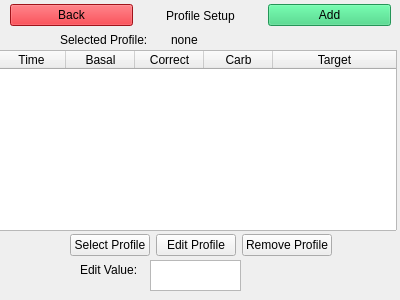
<?xml version="1.0" encoding="UTF-8"?>
<ui version="4.0">
 <class>ScreenProfileSetup</class>
 <widget class="QWidget" name="ScreenProfileSetup">
  <property name="geometry">
   <rect>
    <x>0</x>
    <y>0</y>
    <width>400</width>
    <height>300</height>
   </rect>
  </property>
  <property name="windowTitle">
   <string>Form</string>
  </property>
  <widget class="QWidget" name="horizontalLayoutWidget">
   <property name="geometry">
    <rect>
     <x>10</x>
     <y>0</y>
     <width>381</width>
     <height>31</height>
    </rect>
   </property>
   <layout class="QHBoxLayout" name="horizontalLayout">
    <item>
     <widget class="QPushButton" name="backButton">
      <property name="palette">
       <palette>
        <active>
         <colorrole role="WindowText">
          <brush brushstyle="SolidPattern">
           <color alpha="255">
            <red>0</red>
            <green>0</green>
            <blue>0</blue>
           </color>
          </brush>
         </colorrole>
         <colorrole role="Button">
          <brush brushstyle="SolidPattern">
           <color alpha="255">
            <red>224</red>
            <green>27</green>
            <blue>36</blue>
           </color>
          </brush>
         </colorrole>
         <colorrole role="Light">
          <brush brushstyle="SolidPattern">
           <color alpha="255">
            <red>255</red>
            <green>112</green>
            <blue>118</blue>
           </color>
          </brush>
         </colorrole>
         <colorrole role="Midlight">
          <brush brushstyle="SolidPattern">
           <color alpha="255">
            <red>239</red>
            <green>69</green>
            <blue>77</blue>
           </color>
          </brush>
         </colorrole>
         <colorrole role="Dark">
          <brush brushstyle="SolidPattern">
           <color alpha="255">
            <red>112</red>
            <green>13</green>
            <blue>18</blue>
           </color>
          </brush>
         </colorrole>
         <colorrole role="Mid">
          <brush brushstyle="SolidPattern">
           <color alpha="255">
            <red>149</red>
            <green>18</green>
            <blue>24</blue>
           </color>
          </brush>
         </colorrole>
         <colorrole role="Text">
          <brush brushstyle="SolidPattern">
           <color alpha="255">
            <red>0</red>
            <green>0</green>
            <blue>0</blue>
           </color>
          </brush>
         </colorrole>
         <colorrole role="BrightText">
          <brush brushstyle="SolidPattern">
           <color alpha="255">
            <red>255</red>
            <green>255</green>
            <blue>255</blue>
           </color>
          </brush>
         </colorrole>
         <colorrole role="ButtonText">
          <brush brushstyle="SolidPattern">
           <color alpha="255">
            <red>0</red>
            <green>0</green>
            <blue>0</blue>
           </color>
          </brush>
         </colorrole>
         <colorrole role="Base">
          <brush brushstyle="SolidPattern">
           <color alpha="255">
            <red>255</red>
            <green>255</green>
            <blue>255</blue>
           </color>
          </brush>
         </colorrole>
         <colorrole role="Window">
          <brush brushstyle="SolidPattern">
           <color alpha="255">
            <red>224</red>
            <green>27</green>
            <blue>36</blue>
           </color>
          </brush>
         </colorrole>
         <colorrole role="Shadow">
          <brush brushstyle="SolidPattern">
           <color alpha="255">
            <red>0</red>
            <green>0</green>
            <blue>0</blue>
           </color>
          </brush>
         </colorrole>
         <colorrole role="AlternateBase">
          <brush brushstyle="SolidPattern">
           <color alpha="255">
            <red>239</red>
            <green>141</green>
            <blue>145</blue>
           </color>
          </brush>
         </colorrole>
         <colorrole role="ToolTipBase">
          <brush brushstyle="SolidPattern">
           <color alpha="255">
            <red>255</red>
            <green>255</green>
            <blue>220</blue>
           </color>
          </brush>
         </colorrole>
         <colorrole role="ToolTipText">
          <brush brushstyle="SolidPattern">
           <color alpha="255">
            <red>0</red>
            <green>0</green>
            <blue>0</blue>
           </color>
          </brush>
         </colorrole>
         <colorrole role="PlaceholderText">
          <brush brushstyle="SolidPattern">
           <color alpha="128">
            <red>0</red>
            <green>0</green>
            <blue>0</blue>
           </color>
          </brush>
         </colorrole>
        </active>
        <inactive>
         <colorrole role="WindowText">
          <brush brushstyle="SolidPattern">
           <color alpha="255">
            <red>0</red>
            <green>0</green>
            <blue>0</blue>
           </color>
          </brush>
         </colorrole>
         <colorrole role="Button">
          <brush brushstyle="SolidPattern">
           <color alpha="255">
            <red>224</red>
            <green>27</green>
            <blue>36</blue>
           </color>
          </brush>
         </colorrole>
         <colorrole role="Light">
          <brush brushstyle="SolidPattern">
           <color alpha="255">
            <red>255</red>
            <green>112</green>
            <blue>118</blue>
           </color>
          </brush>
         </colorrole>
         <colorrole role="Midlight">
          <brush brushstyle="SolidPattern">
           <color alpha="255">
            <red>239</red>
            <green>69</green>
            <blue>77</blue>
           </color>
          </brush>
         </colorrole>
         <colorrole role="Dark">
          <brush brushstyle="SolidPattern">
           <color alpha="255">
            <red>112</red>
            <green>13</green>
            <blue>18</blue>
           </color>
          </brush>
         </colorrole>
         <colorrole role="Mid">
          <brush brushstyle="SolidPattern">
           <color alpha="255">
            <red>149</red>
            <green>18</green>
            <blue>24</blue>
           </color>
          </brush>
         </colorrole>
         <colorrole role="Text">
          <brush brushstyle="SolidPattern">
           <color alpha="255">
            <red>0</red>
            <green>0</green>
            <blue>0</blue>
           </color>
          </brush>
         </colorrole>
         <colorrole role="BrightText">
          <brush brushstyle="SolidPattern">
           <color alpha="255">
            <red>255</red>
            <green>255</green>
            <blue>255</blue>
           </color>
          </brush>
         </colorrole>
         <colorrole role="ButtonText">
          <brush brushstyle="SolidPattern">
           <color alpha="255">
            <red>0</red>
            <green>0</green>
            <blue>0</blue>
           </color>
          </brush>
         </colorrole>
         <colorrole role="Base">
          <brush brushstyle="SolidPattern">
           <color alpha="255">
            <red>255</red>
            <green>255</green>
            <blue>255</blue>
           </color>
          </brush>
         </colorrole>
         <colorrole role="Window">
          <brush brushstyle="SolidPattern">
           <color alpha="255">
            <red>224</red>
            <green>27</green>
            <blue>36</blue>
           </color>
          </brush>
         </colorrole>
         <colorrole role="Shadow">
          <brush brushstyle="SolidPattern">
           <color alpha="255">
            <red>0</red>
            <green>0</green>
            <blue>0</blue>
           </color>
          </brush>
         </colorrole>
         <colorrole role="AlternateBase">
          <brush brushstyle="SolidPattern">
           <color alpha="255">
            <red>239</red>
            <green>141</green>
            <blue>145</blue>
           </color>
          </brush>
         </colorrole>
         <colorrole role="ToolTipBase">
          <brush brushstyle="SolidPattern">
           <color alpha="255">
            <red>255</red>
            <green>255</green>
            <blue>220</blue>
           </color>
          </brush>
         </colorrole>
         <colorrole role="ToolTipText">
          <brush brushstyle="SolidPattern">
           <color alpha="255">
            <red>0</red>
            <green>0</green>
            <blue>0</blue>
           </color>
          </brush>
         </colorrole>
         <colorrole role="PlaceholderText">
          <brush brushstyle="SolidPattern">
           <color alpha="128">
            <red>0</red>
            <green>0</green>
            <blue>0</blue>
           </color>
          </brush>
         </colorrole>
        </inactive>
        <disabled>
         <colorrole role="WindowText">
          <brush brushstyle="SolidPattern">
           <color alpha="255">
            <red>112</red>
            <green>13</green>
            <blue>18</blue>
           </color>
          </brush>
         </colorrole>
         <colorrole role="Button">
          <brush brushstyle="SolidPattern">
           <color alpha="255">
            <red>224</red>
            <green>27</green>
            <blue>36</blue>
           </color>
          </brush>
         </colorrole>
         <colorrole role="Light">
          <brush brushstyle="SolidPattern">
           <color alpha="255">
            <red>255</red>
            <green>112</green>
            <blue>118</blue>
           </color>
          </brush>
         </colorrole>
         <colorrole role="Midlight">
          <brush brushstyle="SolidPattern">
           <color alpha="255">
            <red>239</red>
            <green>69</green>
            <blue>77</blue>
           </color>
          </brush>
         </colorrole>
         <colorrole role="Dark">
          <brush brushstyle="SolidPattern">
           <color alpha="255">
            <red>112</red>
            <green>13</green>
            <blue>18</blue>
           </color>
          </brush>
         </colorrole>
         <colorrole role="Mid">
          <brush brushstyle="SolidPattern">
           <color alpha="255">
            <red>149</red>
            <green>18</green>
            <blue>24</blue>
           </color>
          </brush>
         </colorrole>
         <colorrole role="Text">
          <brush brushstyle="SolidPattern">
           <color alpha="255">
            <red>112</red>
            <green>13</green>
            <blue>18</blue>
           </color>
          </brush>
         </colorrole>
         <colorrole role="BrightText">
          <brush brushstyle="SolidPattern">
           <color alpha="255">
            <red>255</red>
            <green>255</green>
            <blue>255</blue>
           </color>
          </brush>
         </colorrole>
         <colorrole role="ButtonText">
          <brush brushstyle="SolidPattern">
           <color alpha="255">
            <red>112</red>
            <green>13</green>
            <blue>18</blue>
           </color>
          </brush>
         </colorrole>
         <colorrole role="Base">
          <brush brushstyle="SolidPattern">
           <color alpha="255">
            <red>224</red>
            <green>27</green>
            <blue>36</blue>
           </color>
          </brush>
         </colorrole>
         <colorrole role="Window">
          <brush brushstyle="SolidPattern">
           <color alpha="255">
            <red>224</red>
            <green>27</green>
            <blue>36</blue>
           </color>
          </brush>
         </colorrole>
         <colorrole role="Shadow">
          <brush brushstyle="SolidPattern">
           <color alpha="255">
            <red>0</red>
            <green>0</green>
            <blue>0</blue>
           </color>
          </brush>
         </colorrole>
         <colorrole role="AlternateBase">
          <brush brushstyle="SolidPattern">
           <color alpha="255">
            <red>224</red>
            <green>27</green>
            <blue>36</blue>
           </color>
          </brush>
         </colorrole>
         <colorrole role="ToolTipBase">
          <brush brushstyle="SolidPattern">
           <color alpha="255">
            <red>255</red>
            <green>255</green>
            <blue>220</blue>
           </color>
          </brush>
         </colorrole>
         <colorrole role="ToolTipText">
          <brush brushstyle="SolidPattern">
           <color alpha="255">
            <red>0</red>
            <green>0</green>
            <blue>0</blue>
           </color>
          </brush>
         </colorrole>
         <colorrole role="PlaceholderText">
          <brush brushstyle="SolidPattern">
           <color alpha="128">
            <red>0</red>
            <green>0</green>
            <blue>0</blue>
           </color>
          </brush>
         </colorrole>
        </disabled>
       </palette>
      </property>
      <property name="text">
       <string>Back</string>
      </property>
     </widget>
    </item>
    <item>
     <widget class="QLabel" name="title">
      <property name="text">
       <string>Profile Setup</string>
      </property>
      <property name="alignment">
       <set>Qt::AlignCenter</set>
      </property>
     </widget>
    </item>
    <item>
     <widget class="QPushButton" name="addButton">
      <property name="palette">
       <palette>
        <active>
         <colorrole role="WindowText">
          <brush brushstyle="SolidPattern">
           <color alpha="255">
            <red>0</red>
            <green>0</green>
            <blue>0</blue>
           </color>
          </brush>
         </colorrole>
         <colorrole role="Button">
          <brush brushstyle="SolidPattern">
           <color alpha="255">
            <red>51</red>
            <green>209</green>
            <blue>122</blue>
           </color>
          </brush>
         </colorrole>
         <colorrole role="Light">
          <brush brushstyle="SolidPattern">
           <color alpha="255">
            <red>121</red>
            <green>255</green>
            <blue>181</blue>
           </color>
          </brush>
         </colorrole>
         <colorrole role="Midlight">
          <brush brushstyle="SolidPattern">
           <color alpha="255">
            <red>86</red>
            <green>232</green>
            <blue>151</blue>
           </color>
          </brush>
         </colorrole>
         <colorrole role="Dark">
          <brush brushstyle="SolidPattern">
           <color alpha="255">
            <red>25</red>
            <green>104</green>
            <blue>61</blue>
           </color>
          </brush>
         </colorrole>
         <colorrole role="Mid">
          <brush brushstyle="SolidPattern">
           <color alpha="255">
            <red>34</red>
            <green>139</green>
            <blue>81</blue>
           </color>
          </brush>
         </colorrole>
         <colorrole role="Text">
          <brush brushstyle="SolidPattern">
           <color alpha="255">
            <red>0</red>
            <green>0</green>
            <blue>0</blue>
           </color>
          </brush>
         </colorrole>
         <colorrole role="BrightText">
          <brush brushstyle="SolidPattern">
           <color alpha="255">
            <red>255</red>
            <green>255</green>
            <blue>255</blue>
           </color>
          </brush>
         </colorrole>
         <colorrole role="ButtonText">
          <brush brushstyle="SolidPattern">
           <color alpha="255">
            <red>0</red>
            <green>0</green>
            <blue>0</blue>
           </color>
          </brush>
         </colorrole>
         <colorrole role="Base">
          <brush brushstyle="SolidPattern">
           <color alpha="255">
            <red>255</red>
            <green>255</green>
            <blue>255</blue>
           </color>
          </brush>
         </colorrole>
         <colorrole role="Window">
          <brush brushstyle="SolidPattern">
           <color alpha="255">
            <red>51</red>
            <green>209</green>
            <blue>122</blue>
           </color>
          </brush>
         </colorrole>
         <colorrole role="Shadow">
          <brush brushstyle="SolidPattern">
           <color alpha="255">
            <red>0</red>
            <green>0</green>
            <blue>0</blue>
           </color>
          </brush>
         </colorrole>
         <colorrole role="AlternateBase">
          <brush brushstyle="SolidPattern">
           <color alpha="255">
            <red>153</red>
            <green>232</green>
            <blue>188</blue>
           </color>
          </brush>
         </colorrole>
         <colorrole role="ToolTipBase">
          <brush brushstyle="SolidPattern">
           <color alpha="255">
            <red>255</red>
            <green>255</green>
            <blue>220</blue>
           </color>
          </brush>
         </colorrole>
         <colorrole role="ToolTipText">
          <brush brushstyle="SolidPattern">
           <color alpha="255">
            <red>0</red>
            <green>0</green>
            <blue>0</blue>
           </color>
          </brush>
         </colorrole>
         <colorrole role="PlaceholderText">
          <brush brushstyle="SolidPattern">
           <color alpha="128">
            <red>0</red>
            <green>0</green>
            <blue>0</blue>
           </color>
          </brush>
         </colorrole>
        </active>
        <inactive>
         <colorrole role="WindowText">
          <brush brushstyle="SolidPattern">
           <color alpha="255">
            <red>0</red>
            <green>0</green>
            <blue>0</blue>
           </color>
          </brush>
         </colorrole>
         <colorrole role="Button">
          <brush brushstyle="SolidPattern">
           <color alpha="255">
            <red>51</red>
            <green>209</green>
            <blue>122</blue>
           </color>
          </brush>
         </colorrole>
         <colorrole role="Light">
          <brush brushstyle="SolidPattern">
           <color alpha="255">
            <red>121</red>
            <green>255</green>
            <blue>181</blue>
           </color>
          </brush>
         </colorrole>
         <colorrole role="Midlight">
          <brush brushstyle="SolidPattern">
           <color alpha="255">
            <red>86</red>
            <green>232</green>
            <blue>151</blue>
           </color>
          </brush>
         </colorrole>
         <colorrole role="Dark">
          <brush brushstyle="SolidPattern">
           <color alpha="255">
            <red>25</red>
            <green>104</green>
            <blue>61</blue>
           </color>
          </brush>
         </colorrole>
         <colorrole role="Mid">
          <brush brushstyle="SolidPattern">
           <color alpha="255">
            <red>34</red>
            <green>139</green>
            <blue>81</blue>
           </color>
          </brush>
         </colorrole>
         <colorrole role="Text">
          <brush brushstyle="SolidPattern">
           <color alpha="255">
            <red>0</red>
            <green>0</green>
            <blue>0</blue>
           </color>
          </brush>
         </colorrole>
         <colorrole role="BrightText">
          <brush brushstyle="SolidPattern">
           <color alpha="255">
            <red>255</red>
            <green>255</green>
            <blue>255</blue>
           </color>
          </brush>
         </colorrole>
         <colorrole role="ButtonText">
          <brush brushstyle="SolidPattern">
           <color alpha="255">
            <red>0</red>
            <green>0</green>
            <blue>0</blue>
           </color>
          </brush>
         </colorrole>
         <colorrole role="Base">
          <brush brushstyle="SolidPattern">
           <color alpha="255">
            <red>255</red>
            <green>255</green>
            <blue>255</blue>
           </color>
          </brush>
         </colorrole>
         <colorrole role="Window">
          <brush brushstyle="SolidPattern">
           <color alpha="255">
            <red>51</red>
            <green>209</green>
            <blue>122</blue>
           </color>
          </brush>
         </colorrole>
         <colorrole role="Shadow">
          <brush brushstyle="SolidPattern">
           <color alpha="255">
            <red>0</red>
            <green>0</green>
            <blue>0</blue>
           </color>
          </brush>
         </colorrole>
         <colorrole role="AlternateBase">
          <brush brushstyle="SolidPattern">
           <color alpha="255">
            <red>153</red>
            <green>232</green>
            <blue>188</blue>
           </color>
          </brush>
         </colorrole>
         <colorrole role="ToolTipBase">
          <brush brushstyle="SolidPattern">
           <color alpha="255">
            <red>255</red>
            <green>255</green>
            <blue>220</blue>
           </color>
          </brush>
         </colorrole>
         <colorrole role="ToolTipText">
          <brush brushstyle="SolidPattern">
           <color alpha="255">
            <red>0</red>
            <green>0</green>
            <blue>0</blue>
           </color>
          </brush>
         </colorrole>
         <colorrole role="PlaceholderText">
          <brush brushstyle="SolidPattern">
           <color alpha="128">
            <red>0</red>
            <green>0</green>
            <blue>0</blue>
           </color>
          </brush>
         </colorrole>
        </inactive>
        <disabled>
         <colorrole role="WindowText">
          <brush brushstyle="SolidPattern">
           <color alpha="255">
            <red>25</red>
            <green>104</green>
            <blue>61</blue>
           </color>
          </brush>
         </colorrole>
         <colorrole role="Button">
          <brush brushstyle="SolidPattern">
           <color alpha="255">
            <red>51</red>
            <green>209</green>
            <blue>122</blue>
           </color>
          </brush>
         </colorrole>
         <colorrole role="Light">
          <brush brushstyle="SolidPattern">
           <color alpha="255">
            <red>121</red>
            <green>255</green>
            <blue>181</blue>
           </color>
          </brush>
         </colorrole>
         <colorrole role="Midlight">
          <brush brushstyle="SolidPattern">
           <color alpha="255">
            <red>86</red>
            <green>232</green>
            <blue>151</blue>
           </color>
          </brush>
         </colorrole>
         <colorrole role="Dark">
          <brush brushstyle="SolidPattern">
           <color alpha="255">
            <red>25</red>
            <green>104</green>
            <blue>61</blue>
           </color>
          </brush>
         </colorrole>
         <colorrole role="Mid">
          <brush brushstyle="SolidPattern">
           <color alpha="255">
            <red>34</red>
            <green>139</green>
            <blue>81</blue>
           </color>
          </brush>
         </colorrole>
         <colorrole role="Text">
          <brush brushstyle="SolidPattern">
           <color alpha="255">
            <red>25</red>
            <green>104</green>
            <blue>61</blue>
           </color>
          </brush>
         </colorrole>
         <colorrole role="BrightText">
          <brush brushstyle="SolidPattern">
           <color alpha="255">
            <red>255</red>
            <green>255</green>
            <blue>255</blue>
           </color>
          </brush>
         </colorrole>
         <colorrole role="ButtonText">
          <brush brushstyle="SolidPattern">
           <color alpha="255">
            <red>25</red>
            <green>104</green>
            <blue>61</blue>
           </color>
          </brush>
         </colorrole>
         <colorrole role="Base">
          <brush brushstyle="SolidPattern">
           <color alpha="255">
            <red>51</red>
            <green>209</green>
            <blue>122</blue>
           </color>
          </brush>
         </colorrole>
         <colorrole role="Window">
          <brush brushstyle="SolidPattern">
           <color alpha="255">
            <red>51</red>
            <green>209</green>
            <blue>122</blue>
           </color>
          </brush>
         </colorrole>
         <colorrole role="Shadow">
          <brush brushstyle="SolidPattern">
           <color alpha="255">
            <red>0</red>
            <green>0</green>
            <blue>0</blue>
           </color>
          </brush>
         </colorrole>
         <colorrole role="AlternateBase">
          <brush brushstyle="SolidPattern">
           <color alpha="255">
            <red>51</red>
            <green>209</green>
            <blue>122</blue>
           </color>
          </brush>
         </colorrole>
         <colorrole role="ToolTipBase">
          <brush brushstyle="SolidPattern">
           <color alpha="255">
            <red>255</red>
            <green>255</green>
            <blue>220</blue>
           </color>
          </brush>
         </colorrole>
         <colorrole role="ToolTipText">
          <brush brushstyle="SolidPattern">
           <color alpha="255">
            <red>0</red>
            <green>0</green>
            <blue>0</blue>
           </color>
          </brush>
         </colorrole>
         <colorrole role="PlaceholderText">
          <brush brushstyle="SolidPattern">
           <color alpha="128">
            <red>0</red>
            <green>0</green>
            <blue>0</blue>
           </color>
          </brush>
         </colorrole>
        </disabled>
       </palette>
      </property>
      <property name="text">
       <string>Add</string>
      </property>
     </widget>
    </item>
   </layout>
  </widget>
  <widget class="QTableWidget" name="profileTable">
   <property name="enabled">
    <bool>true</bool>
   </property>
   <property name="geometry">
    <rect>
     <x>-4</x>
     <y>50</y>
     <width>401</width>
     <height>181</height>
    </rect>
   </property>
   <property name="sizePolicy">
    <sizepolicy hsizetype="Expanding" vsizetype="Expanding">
     <horstretch>0</horstretch>
     <verstretch>0</verstretch>
    </sizepolicy>
   </property>
   <property name="minimumSize">
    <size>
     <width>401</width>
     <height>0</height>
    </size>
   </property>
   <property name="layoutDirection">
    <enum>Qt::LeftToRight</enum>
   </property>
   <property name="editTriggers">
    <set>QAbstractItemView::NoEditTriggers</set>
   </property>
   <property name="gridStyle">
    <enum>Qt::SolidLine</enum>
   </property>
   <property name="sortingEnabled">
    <bool>false</bool>
   </property>
   <property name="rowCount">
    <number>0</number>
   </property>
   <attribute name="horizontalHeaderCascadingSectionResizes">
    <bool>true</bool>
   </attribute>
   <attribute name="horizontalHeaderDefaultSectionSize">
    <number>69</number>
   </attribute>
   <attribute name="horizontalHeaderShowSortIndicator" stdset="0">
    <bool>false</bool>
   </attribute>
   <attribute name="horizontalHeaderStretchLastSection">
    <bool>true</bool>
   </attribute>
   <attribute name="verticalHeaderDefaultSectionSize">
    <number>36</number>
   </attribute>
   <column>
    <property name="text">
     <string>Time</string>
    </property>
   </column>
   <column>
    <property name="text">
     <string>Basal</string>
    </property>
   </column>
   <column>
    <property name="text">
     <string>Correct</string>
    </property>
   </column>
   <column>
    <property name="text">
     <string>Carb</string>
    </property>
   </column>
   <column>
    <property name="text">
     <string>Target</string>
    </property>
   </column>
  </widget>
  <widget class="QWidget" name="horizontalLayoutWidget_2">
   <property name="geometry">
    <rect>
     <x>0</x>
     <y>230</y>
     <width>401</width>
     <height>31</height>
    </rect>
   </property>
   <layout class="QHBoxLayout" name="horizontalLayout_2">
    <item>
     <spacer name="horizontalSpacer">
      <property name="orientation">
       <enum>Qt::Horizontal</enum>
      </property>
      <property name="sizeHint" stdset="0">
       <size>
        <width>35</width>
        <height>20</height>
       </size>
      </property>
     </spacer>
    </item>
    <item>
     <widget class="QPushButton" name="selectButton">
      <property name="text">
       <string>Select Profile</string>
      </property>
     </widget>
    </item>
    <item>
     <widget class="QPushButton" name="editButton">
      <property name="text">
       <string>Edit Profile</string>
      </property>
     </widget>
    </item>
    <item>
     <widget class="QPushButton" name="removeButton">
      <property name="text">
       <string>Remove Profile</string>
      </property>
     </widget>
    </item>
    <item>
     <spacer name="horizontalSpacer_2">
      <property name="orientation">
       <enum>Qt::Horizontal</enum>
      </property>
      <property name="sizeHint" stdset="0">
       <size>
        <width>40</width>
        <height>20</height>
       </size>
      </property>
     </spacer>
    </item>
   </layout>
  </widget>
  <widget class="QTextEdit" name="editText">
   <property name="geometry">
    <rect>
     <x>150</x>
     <y>260</y>
     <width>91</width>
     <height>31</height>
    </rect>
   </property>
  </widget>
  <widget class="QLabel" name="label">
   <property name="geometry">
    <rect>
     <x>80</x>
     <y>260</y>
     <width>81</width>
     <height>20</height>
    </rect>
   </property>
   <property name="text">
    <string>Edit Value:</string>
   </property>
  </widget>
  <widget class="QLabel" name="selectedProfile">
   <property name="geometry">
    <rect>
     <x>171</x>
     <y>30</y>
     <width>211</width>
     <height>20</height>
    </rect>
   </property>
   <property name="text">
    <string>none</string>
   </property>
  </widget>
  <widget class="QLabel" name="label_3">
   <property name="geometry">
    <rect>
     <x>60</x>
     <y>30</y>
     <width>111</width>
     <height>20</height>
    </rect>
   </property>
   <property name="text">
    <string>Selected Profile:</string>
   </property>
  </widget>
  <zorder>horizontalLayoutWidget</zorder>
  <zorder>horizontalLayoutWidget_2</zorder>
  <zorder>profileTable</zorder>
  <zorder>editText</zorder>
  <zorder>label</zorder>
  <zorder>selectedProfile</zorder>
  <zorder>label_3</zorder>
 </widget>
 <resources/>
 <connections/>
</ui>
